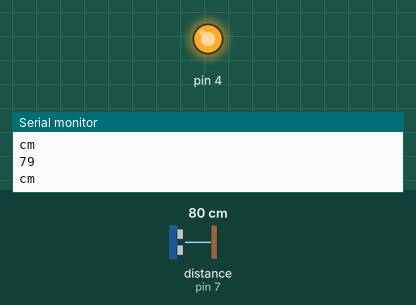
A sketch run on a simulated Arduino Uno, built with avr-gcc and run on an emulated ATmega328P. Shown: output pins drawn as LEDs (lit = HIGH), the last lines printed to the serial monitor. Wiring (inferred from the names in the program): ultrasonic range finder: trigger pin 6; echo pin 7. The inputs (shaded band) are chosen by the test bench; at power-on: distance to the obstacle (sensor on pin 7) 80 cm. The echo pulse lasts 58.3 µs per cm; pins used as bus, display or sensor lines are not drawn.

Above: at 1.2 s.
1.3 s: distance to the obstacle (sensor on pin 7) set to 194 cm
2.8 s: distance to the obstacle (sensor on pin 7) set to 205 cm
At 4.0 s:
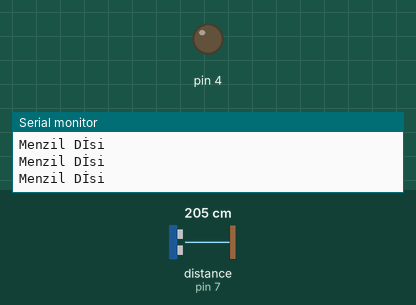
4.3 s: distance to the obstacle (sensor on pin 7) set to 2 cm
At 5.3 s:
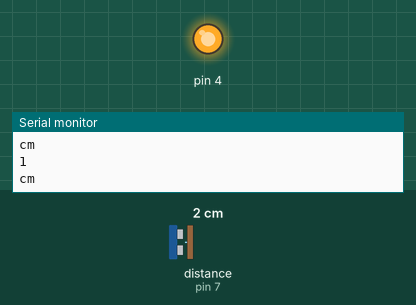
5.9 s: distance to the obstacle (sensor on pin 7) set to 250 cm
At 7.1 s:
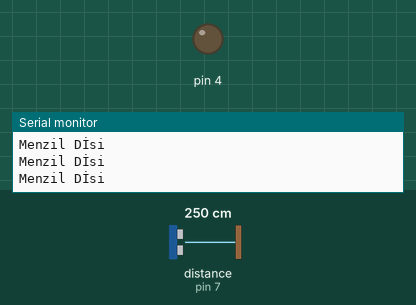
Timing chart, 0 to 8.4 s (numbered marks = the images above; inputs shaded):
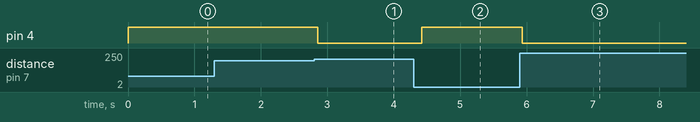

Measured:
- the behaviour switches between 199 and 200 cm on distance to the obstacle (sensor on pin 7) (found by bisection; images 0 and 1)
- after the input at 2.8 s, pin 4: HIGH → LOW after 0.06 s
- after the input at 4.3 s, pin 4: LOW → HIGH after 0.12 s
- after the input at 5.9 s, pin 4: HIGH → LOW at once

The sketch:

haraket_sens_r_.ino
```cpp
//int trigPin = 6;
//int echoPin = 7;

void setup() {
  // put your setup code here, to run once:
  Serial.begin(9600);
  pinMode(6,OUTPUT);//trigPin
  pinMode(7,INPUT);//echoPin
  pinMode(4, OUTPUT);

}

void loop() {
  // put your main code here, to run repeatedly:
  int sure,mesafe;
  digitalWrite(6,LOW);
  delayMicroseconds(2);
  digitalWrite(6,OUTPUT);
  delayMicroseconds(10);
  digitalWrite(6,LOW);
  sure=pulseIn(7,HIGH);
  mesafe=(sure/2)/29.1;
  if(mesafe>=200||mesafe<=0){
    Serial.println("Menzil Dİsi");
    digitalWrite(4, LOW);
  }
  else{
    digitalWrite(4, HIGH);
    Serial.println(mesafe);
    Serial.println("cm");
  }
  delay(250);
}
```
